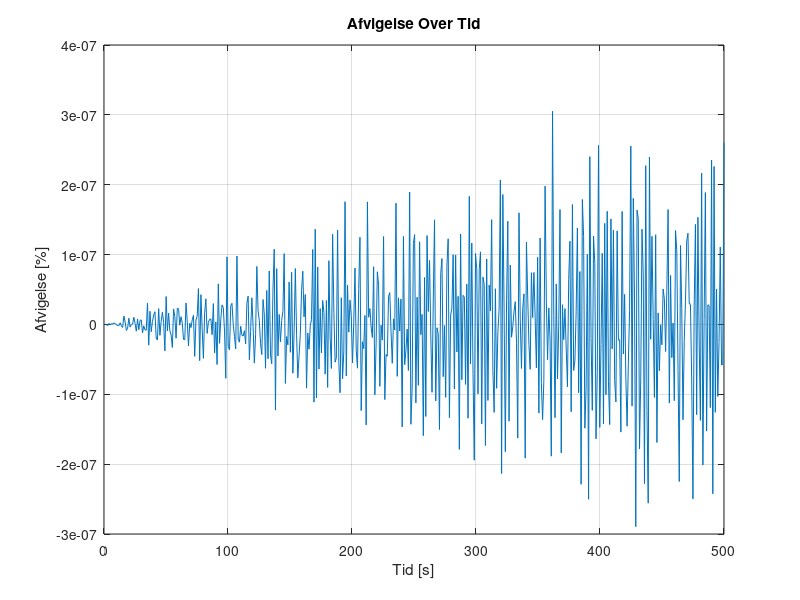
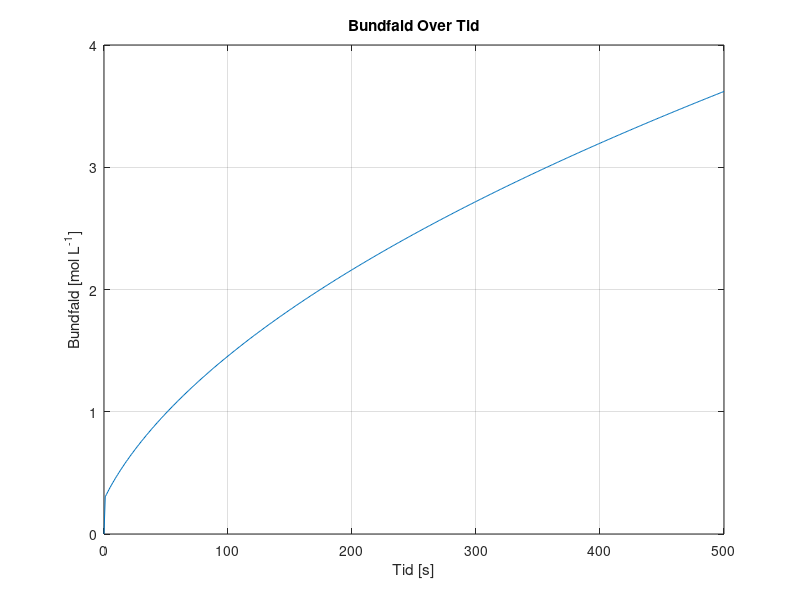
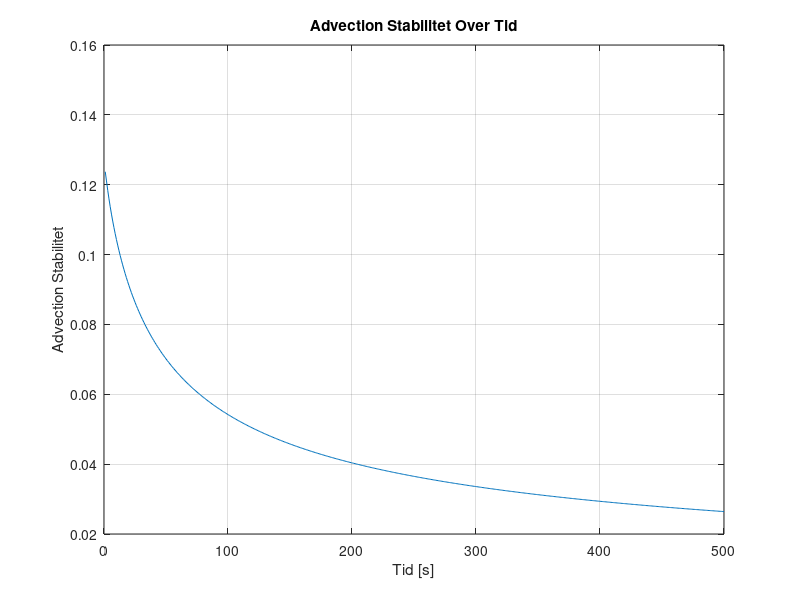
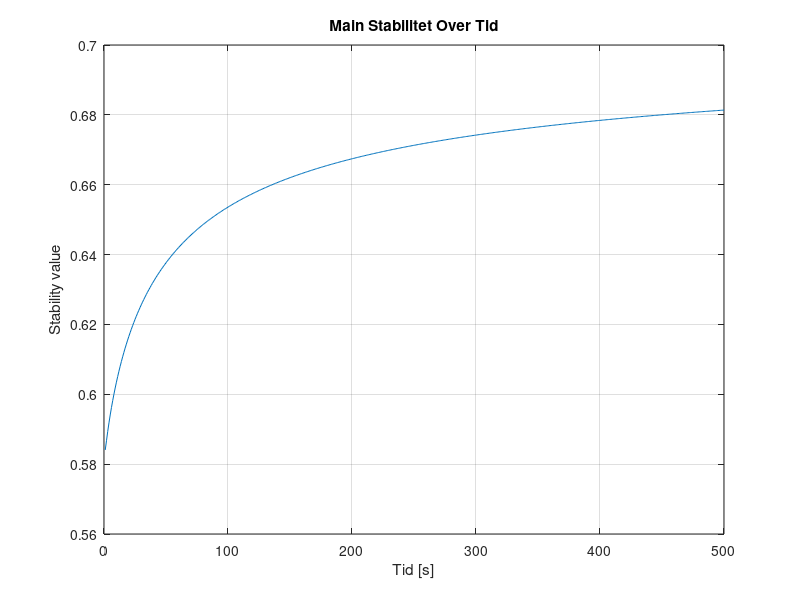

MATLAB code to generate these figures, in order: (Note: this script raises an error after producing the figures.)
%%%%%%%%%%%%%%%%%%%%%%%%%%%%%%%%%%%%%%%
%%%  GITHUB - ALL RIGHTS RESERVED   %%%
%%%                                 %%%
%%% PROPERTY OF AALBORG UNIVERSITY  %%%
%%%         CREATED BY:             %%%
%%%  GROUP 3 - 3RD SEMESTER- 2023   %%%
%%%    @ANALREXIA    @ANDEMANDEN    %%%
%%%    @BONINATOR1   @PETERPASTA11  %%%
%%%%%%%%%%%%%%%%%%%%%%%%%%%%%%%%%%%%%%%
%%
clear
close all
clc
%% Inital Parameters
Lx = 0.1;                     % Domain length [m]
domain_steps = 1000;          % Number of spatial domain steps
dx = Lx / (domain_steps - 1); % Position discretization [m]
 
Lt = 500;              % Time length [s]
time_steps = 500;      % Number of time steps
dt = Lt / time_steps;  % Temporal discretization [s]

% DEFINED VARIABLES
D = 1.464*10^-9;      % Diffusivity coefficient H2PO4- in water [m^2 s^-1]
Cf = 0.1;             % Ionconcentration of the feed [mol L^-1]
DeltaP = 35;          % Change in outer pressure [bar]
Am = 0.0308;          % Surfacearea of the membrane [m^2]
k0 = 5.7311*10^-7;    % Initial water permeability [m^3 m^-2 bar^-1 s^-1] 
mu = 0.8903*10^-9;    % Viscosity of water [bar∙s]
Rm = 1/(mu*k0);       % Membraneresitance of water [m^-1]
alpha = 1*10^14;      % Specific fouling resistance [m · kg-1] or [m L mol^-1]
JuScalar = 0.5;       % Percipitate Advection Coefficient
sig_i = 0.1;          % Rejection of ions 

% PHYSICAL CONSTANTS

R = 8.31415*10^-2;  % Gasconstant [L Bar mol^-1 K^-1]
T = 273.15+25;      % Temperature [K]
 
% Anonymous functions

Udf = @(conc) 0.0011*exp(36.328*conc) + 0.263253; % Concentration of percipitate in respect to Ciw. [mol L^-1]
Rf = @(conc) alpha*(conc/Am);                % Foulingresistance [m^-1]
k = @(conc) 1/(mu*(Rm+Rf(conc)));                 % Water permeability dependent on mu,Rm and Rf [m^3 m^-2 bar^-1 s^-1]


% Space and Time Grid
x = linspace(0, Lx, domain_steps);
t = linspace(0, Lt, time_steps);

% Initial concentration array AND Initial condition
C = zeros(domain_steps, time_steps)+0.1; % 0.1 molar [H2PO4] at pH 2.9

% Diffusive Stability

DS = D*dt/dx^2;
fprintf('\n Diffusivity Stability = %f', DS);
if DS>0.5 
   fprintf(2,'\n ERROR: Stabilitetsfejl');
else
    fprintf('\n Stable Diffusion Model !!');
end


%% Time-stepping loop
for j = 2:time_steps
    if j == 2
            Cudf = Udf(Cf); % Initial Percipitation
            Cop = 0;
            Cbw = Udf(Cf);
            Jb = 0;
        else
            Cudf = Udf(Ciw);
            Jb = Jkonv*Udf(Cf)*(dt/dx)*JuScalar;
            Cop = Cop + Jb; % Total percipitate after advection [mol L^-1]
            Cbw = Cudf + Cop;
    end
    
    
    for i = 1:domain_steps
        Ciw = C(domain_steps, j-1); % Concentration of ions at the wall [mol L^-1]

        C(1, :) = Cf; % Set the leftmost boundary to Cf [mol L^-1]

        Jkonv = (k(Cbw)*(DeltaP-(1*R*T*(Ciw))));  % Volume flux = Jkonv , in terms of osmotic pressure (DeltaP, R, T, C_(i_w)) and k. [m/s]

        if i == 1 % First Cell (no left neighbor)
            Jdiff = 0;       % Diffusive ionflux
            Jadv = 0;        % Advective flux

        elseif i == domain_steps % Membrane wall cell (no right neighbor)
            Jdiff = (D * (C(domain_steps - 1, j-1) - C(domain_steps, j-1))) / dx^2;           % Diffusive ionflux [mol · m-2 · s-1]
            Jadv = -Jkonv * (C(domain_steps, j-1)*(1-sig_i) - C(domain_steps - 1, j-1)) / dx; % Advective flux [mol · m-2 · s-1]

        else    % Bulk Cells
            % Calculate the second derivative normally
            Jdiff = D * (C(i + 1, j-1) - 2 * C(i, j-1) + C(i - 1, j-1)) / dx^2; % Diffusive ionflux at the membrane wall [mol · m-2 · s-1]
            Jadv = -Jkonv * (C(i, j-1) - C(i-1, j-1)) / dx;                     % Advective flux at the membrane wall [mol · m-2 · s-1]
        end
        % Apply the diffusion-advection equation
        C(i, j) = C(i, j-1) + dt * (Jdiff + Jadv); % Apply the diffusion-advection equation [mol L^-1]
        Jkonv_values(j) = Jkonv;                   % Storing convective flux values in respect to time
        Cbw_values(j) = Cbw;                       % Storing precipitate values in respect to time
        AS(j) = Jkonv * dt/dx;                     % Storing Stability plot values
        % Main Stability
        MainS=(1-2*DS-AS(j));                      % Calculation of specific main stability to time
        MainS_values(j)=MainS;                     % Storing main stability values

    end
end
%% conservation and error

volprc = dx*Am*1000;  % Volume per cell in Liters

Ciw = [0,C(domain_steps, :)]; % Making the matrix line up properly and have the right size
Ciw(end) = [];

Systemdiff = [0, diff(sum(C*volprc,1))]; % Difference in system concentration per dt

inflow = Cf*(Jkonv_values)*(dt/dx)*volprc;                 % Input [mol]
outflow = Ciw.* Jkonv_values*(dt/dx)*volprc*(1-sig_i);     % Output [mol]
infoutdiff = (inflow - outflow);                           % Difference in input and output
ERROR = ((Systemdiff - infoutdiff).*Systemdiff.^(-1))*100; % Mass conservation error


%% 2D Plots

% Plot Mass Conservation Error values over time

figure;
plot(t, ERROR);
xlabel('Tid [s]');
ylabel('Afvigelse [%]');
title('Afvigelse Over Tid');
grid on;


% Plot Percipitate (DS) values over time

figure;
plot(t, Cbw_values);
xlabel('Tid [s]');
ylabel('Bundfald [mol L^{-1}]');
title('Bundfald Over Tid');
grid on;
%ylim([0.3, 0.35]);

% Plot Advection Stability (DS) values over time

figure;
plot(t(2:end), AS(2:end));
xlabel('Tid [s]');
ylabel('Advection Stabilitet');
title('Advection Stabilitet Over Tid');
grid on;

% Plot Main Stability (MainS) values over time

figure;
plot(t(2:end), MainS_values(2:end));
xlabel('Tid [s]');
ylabel('Stability value');
title('Main Stabilitet Over Tid');
grid on;

% Plot Jkonv values over time
figure;
plot(t(2:end), Jkonv_values(2:end));
xlabel('Tid [s]');
ylabel('J_{konv} [m s^{-1}]');
title('J_{konv} [m s^{-1}] Over Tid');
grid on;
xlim([0, 500]);
ax = gca;
ax.YAxis.Exponent = -6;

% Define fractions of time steps you want to visualize
time_fraction = [0.001, 0.01, 0.1, 0.2, 0.3, 0.4, 0.5, 0.6, 0.7, 0.8, 0.9];  % For example, 0.1 corresponds to 10% of time steps

% Calculate the corresponding time indices
time_instances = round(time_fraction * time_steps);

% Figure - Concentration over time sideplot
figure;
hold on;

for i = 1:length(time_instances)   % Concentration at specific time instances
    time_index = time_instances(i);
    plot(x, C(:, time_index)/Cf - 1);
end

xlabel('Position [m]');
ylabel('CF - 1');
title('Centreret CF over Position ved Forskellige Tidspunkter');
xlim([0.099, Lx]);
ylim([0, 0.12]);

% Add a legend for clarity
legend(arrayfun(@(f) ['t=', num2str(f), 's'], time_instances, 'UniformOutput', false));

grid on;
hold off;


%% 3D Plot

% 3D surface plot - concentration over time and position
[T, X] = meshgrid(t, x);
figure;
h = surf(X, T, (C/Cf)-1);
xlabel('Position [m]');
ylabel('Tid [s]');
zlabel('CF - 1');
title('Centreret Koncentrations Faktor Over Tid og Position');
xlim([0, Lx]);
ylim([0, Lt]);
zlim([0, 0.12]);
set(h,'LineStyle','none')
colormap(jet)
clim([0, 0.12])


%%
load('step1jv.mat', 'Jv_values1');
load('step2jv.mat', 'Jv_values2');
load('step3jv.mat', 'Jv_values3');
load('step4jv.mat', 'Jv_values4');

% Remove the first value from each series
Jv_values1 = Jv_values1(2:end);
Jv_values2 = Jv_values2(2:end);
Jv_values3 = Jv_values3(2:end);
Jv_values4 = Jv_values4(2:end);

%% Jv graph

% Create a figure for the first plot
figure;
hold on;
x = linspace(0, 500, 500);

plot(x(2:end), Jv_values1, 'LineWidth', 1.5);
plot(x(2:end), Jv_values2, 'LineWidth', 1.5);
plot(x(2:end), Jv_values3, 'LineWidth', 1.5);
plot(x(2:end), Jv_values4, 'LineWidth', 1.5);

xlabel('Tid [s]');
ylabel('J_{konv} [m s^{-1}]');
title('J_{konv} [m s^{-1}] Over Tid');
grid on;

legend('Advektion', 'Membran', 'Diffusion', 'Fouling');
%% Jv graph

% Create a figure for the first plot
figure;
hold on;
x = linspace(0, 500, 500);

% Subtract the last value of each series from the entire series
Jv_values2_centered = Jv_values2 - Jv_values2(end);
Jv_values3_centered = Jv_values3 - Jv_values3(end);
Jv_values4_centered = Jv_values4 - Jv_values4(end);

plot(x(2:end), Jv_values2_centered, 'LineWidth', 1.5);
plot(x(2:end), Jv_values3_centered, 'LineWidth', 1.5);
plot(x(2:end), Jv_values4_centered, 'LineWidth', 1.5);

xlabel('Tid [s]');
ylabel('J_{konv} - J_{SS} [m^{3} m^{-2} s^{-1}]');
title('Centreret J_{konv} Over Tid');
grid on;

legend('Membran', 'Diffusion', 'Fouling');
